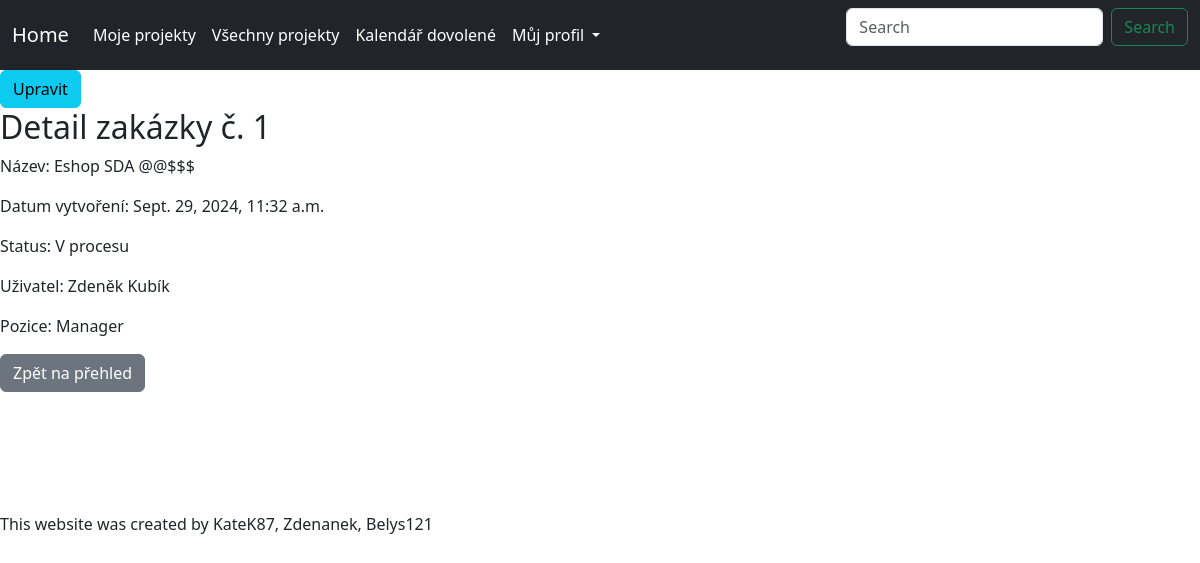
The app's page /contract/1/, older data.
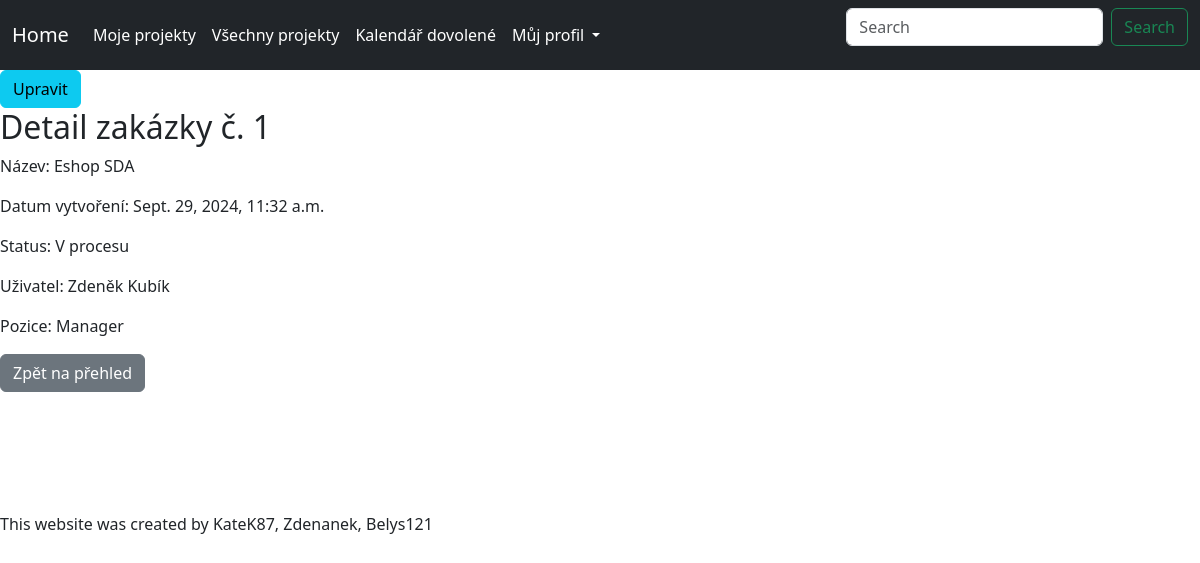
The same page, newer data.
### viewer/models.py (models this page shows, shortened)
class Contract(Model):
    contract_name = CharField(max_length=100)
    created = DateTimeField(auto_now_add=True)
    user = ForeignKey(User, on_delete=DO_NOTHING, default=1)    #TODO nevyplněno? výchozí user?
    customer = ForeignKey(Customer, on_delete=DO_NOTHING, default=1)    #TODO
    status_choices = [("0","V procesu"), ("1","Dokončeno"), ("2","Zrušeno")]
    status = CharField(max_length=64, choices=status_choices, default=status_choices[0])

class UserProfile(models.Model):
    user = models.OneToOneField(User, on_delete=models.CASCADE)
    position = models.ForeignKey(Position, on_delete=models.SET_NULL, null=True, blank=True)

class Position(models.Model):
    name = models.CharField(max_length=50)

### viewer/views.py (the view)
# urls.py: path('contract/<int:contract_id>/', contract_detail, name='detail_contract'),
def contract_detail(request, contract_id):
    contract = get_object_or_404(Contract, id=contract_id)
    return render(request, 'detail_contract.html', {'contract': contract})

### viewer/templates/detail_contract.html (shortened to what this page needs)
{% load static %}
<html {% if LANGUAGE_CODE %}lang="{{ LANGUAGE_CODE }}" {% endif %}>
<head>
    <link rel="stylesheet" href="{% static 'style.css' %}">
    <link href="https://cdn.jsdelivr.net/npm/bootstrap@5.3.0/dist/css/bootstrap.min.css" rel="stylesheet">
</head>
<body>
    <nav class="navbar navbar-expand-lg navbar-dark bg-dark">
        <div class="container-fluid">
            <a class="navbar-brand" href="{% url 'homepage' %}">Home</a>
            <div class="collapse navbar-collapse" id="navbarSupportedContent">
                <ul class="navbar-nav me-auto mb-2 mb-lg-0">
                    <li class="nav-item">
                        <a class="nav-link" href="{% url 'navbar_contracts' %}">Moje projekty</a>
                    </li>
                    <li class="nav-item">
                        <a class="nav-link" href="{% url 'navbar_contracts_all' %}">Všechny projekty</a>
                    </li>
                    <li class="nav-item">
                        <a class="nav-link" href="{% url 'homepage' %}">Kalendář dovolené</a>
                    </li>
                    <li class="nav-item dropdown">
                        <a class="nav-link dropdown-toggle" href="#" role="button" data-bs-toggle="dropdown" aria-expanded="false">
                            Můj profil
                        </a>
                    </li>
                </ul>
                <form class="d-flex" role="search">
                    <input class="form-control me-2" type="search" placeholder="Search" aria-label="Search">
                    <button class="btn btn-outline-success" type="submit">Search</button>
                </form>
            </div>
        </div>
    </nav>
    <a href="{% url 'contract_update' contract.pk %}" class="btn btn-info">Upravit</a>
<h2>Detail zakázky č. {{ contract.id }}</h2>
<p>Název: {{ contract.contract_name }}</p>
<p>Datum vytvoření: {{ contract.created }}</p>
<p>Status: {{ contract.get_status_display }}</p>
<p>Uživatel: {{ contract.user.first_name }} {{ contract.user.last_name }}</p>
{% if contract.user.userprofile.position %}
    <p>Pozice: {{ contract.user.userprofile.position.name }}</p>
{% else %}
    <p>Pozice: Žádná pozice</p>
{% endif %}
<a href="{% url 'navbar_contracts_all' %}" class="btn btn-secondary">Zpět na přehled</a>
    <br>
    <br>
    <br>
    <br>
    <br>
    <br>
    {% block scripts %}
     This website was created by KateK87, Zdenanek, Belys121
    {% endblock %}
</body>
</html>

### viewer/static/style.css (style rules this page uses)
.navbar { background-color: #343a40; }
.navbar-brand, .nav-link { color: #ffffff !important; }

Row changes from the older to the newer data that the page shows:
changed Contract "V procesu": contract_name "Eshop SDA @@$$$" → "Eshop SDA"
